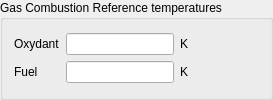
    <widget class="QGroupBox" name="groupBoxTempd3p">
     <property name="toolTip">
      <string>&lt;html&gt;&lt;head/&gt;&lt;body&gt;&lt;p&gt;&lt;span style=&quot; font-size:9pt;&quot;&gt;Define the reference temperatures of the oxydant and the fuel in Kelvin in case of Gas combustion.&lt;/span&gt;&lt;/p&gt;&lt;p&gt;&lt;span style=&quot; font-size:9pt;&quot;&gt;(code_saturne key words: &lt;/span&gt;&lt;span style=&quot; font-size:9pt; font-weight:600;&quot;&gt;TINFUE&lt;/span&gt;&lt;span style=&quot; font-size:9pt;&quot;&gt;, &lt;/span&gt;&lt;span style=&quot; font-size:9pt; font-weight:600;&quot;&gt;TINOXY&lt;/span&gt;&lt;span style=&quot; font-size:9pt;&quot;&gt;)&lt;/span&gt;&lt;/p&gt;&lt;/body&gt;&lt;/html&gt;</string>
     </property>
     <property name="title">
      <string>Gas Combustion Reference temperatures</string>
     </property>
     <layout class="QGridLayout" name="gridLayout_4">
      <item row="0" column="1">
       <spacer>
        <property name="orientation">
         <enum>Qt::Horizontal</enum>
        </property>
        <property name="sizeHint" stdset="0">
         <size>
          <width>71</width>
          <height>26</height>
         </size>
        </property>
       </spacer>
      </item>
      <item row="0" column="0">
       <layout class="QGridLayout" name="gridLayout_5">
        <item row="0" column="0" colspan="2">
         <widget class="QLabel" name="labelOxydant">
          <property name="toolTip">
           <string>&lt;html&gt;&lt;head/&gt;&lt;body&gt;&lt;p&gt;&lt;span style=&quot; font-size:9pt;&quot;&gt;Define the reference temperatures of the oxydant and the fuel in Kelvin in case of Gas combustion.&lt;/span&gt;&lt;/p&gt;&lt;p&gt;&lt;span style=&quot; font-size:9pt;&quot;&gt;(code_saturne key words: &lt;/span&gt;&lt;span style=&quot; font-size:9pt; font-weight:600;&quot;&gt;TINOXY&lt;/span&gt;&lt;span style=&quot; font-size:9pt;&quot;&gt;)&lt;/span&gt;&lt;/p&gt;&lt;/body&gt;&lt;/html&gt;</string>
          </property>
          <property name="text">
           <string>Oxydant</string>
          </property>
         </widget>
        </item>
        <item row="0" column="2">
         <widget class="QLineEdit" name="lineEditOxydant">
          <property name="toolTip">
           <string>&lt;html&gt;&lt;head/&gt;&lt;body&gt;&lt;p&gt;&lt;span style=&quot; font-size:9pt;&quot;&gt;Define the reference temperatures of the oxydant and the fuel in Kelvin in case of Gas combustion.&lt;/span&gt;&lt;/p&gt;&lt;p&gt;&lt;span style=&quot; font-size:9pt;&quot;&gt;(code_saturne key words: &lt;/span&gt;&lt;span style=&quot; font-size:9pt; font-weight:600;&quot;&gt;TINOXY&lt;/span&gt;&lt;span style=&quot; font-size:9pt;&quot;&gt;)&lt;/span&gt;&lt;/p&gt;&lt;/body&gt;&lt;/html&gt;</string>
          </property>
         </widget>
        </item>
        <item row="0" column="3">
         <widget class="QLabel" name="labelUnitT0_2">
          <property name="toolTip">
           <string>&lt;html&gt;&lt;head/&gt;&lt;body&gt;&lt;p&gt;&lt;span style=&quot; font-size:9pt;&quot;&gt;Define the reference temperatures of the oxydant and the fuel in Kelvin in case of Gas combustion.&lt;/span&gt;&lt;/p&gt;&lt;p&gt;&lt;span style=&quot; font-size:9pt;&quot;&gt;(code_saturne key words: &lt;/span&gt;&lt;span style=&quot; font-size:9pt; font-weight:600;&quot;&gt;TINOXY&lt;/span&gt;&lt;span style=&quot; font-size:9pt;&quot;&gt;)&lt;/span&gt;&lt;/p&gt;&lt;/body&gt;&lt;/html&gt;</string>
          </property>
          <property name="text">
           <string>K</string>
          </property>
         </widget>
        </item>
        <item row="1" column="0">
         <widget class="QLabel" name="labelTFuel">
          <property name="toolTip">
           <string>&lt;html&gt;&lt;head/&gt;&lt;body&gt;&lt;p&gt;&lt;span style=&quot; font-size:9pt;&quot;&gt;Define the reference temperature for the fuel in Kelvin in case of Gas combustion.&lt;/span&gt;&lt;/p&gt;&lt;p&gt;&lt;span style=&quot; font-size:9pt;&quot;&gt;(code_saturne key word: &lt;/span&gt;&lt;span style=&quot; font-size:9pt; font-weight:600;&quot;&gt;TINFUE&lt;/span&gt;&lt;span style=&quot; font-size:9pt;&quot;&gt;)&lt;/span&gt;&lt;/p&gt;&lt;/body&gt;&lt;/html&gt;</string>
          </property>
          <property name="text">
           <string>Fuel</string>
          </property>
         </widget>
        </item>
        <item row="1" column="1">
         <spacer>
          <property name="orientation">
           <enum>Qt::Horizontal</enum>
          </property>
          <property name="sizeHint" stdset="0">
           <size>
            <width>16</width>
            <height>20</height>
           </size>
          </property>
         </spacer>
        </item>
        <item row="1" column="2">
         <widget class="QLineEdit" name="lineEditFuel">
          <property name="toolTip">
           <string>&lt;html&gt;&lt;head/&gt;&lt;body&gt;&lt;p&gt;&lt;span style=&quot; font-size:9pt;&quot;&gt;Define the reference temperature for the fuel in Kelvin in case of Gas combustion.&lt;/span&gt;&lt;/p&gt;&lt;p&gt;&lt;span style=&quot; font-size:9pt;&quot;&gt;(code_saturne key word: &lt;/span&gt;&lt;span style=&quot; font-size:9pt; font-weight:600;&quot;&gt;TINFUE&lt;/span&gt;&lt;span style=&quot; font-size:9pt;&quot;&gt;)&lt;/span&gt;&lt;/p&gt;&lt;/body&gt;&lt;/html&gt;</string>
          </property>
         </widget>
        </item>
        <item row="1" column="3">
         <widget class="QLabel" name="labelUnitT0_3">
          <property name="toolTip">
           <string>&lt;html&gt;&lt;head/&gt;&lt;body&gt;&lt;p&gt;&lt;span style=&quot; font-size:9pt;&quot;&gt;Define the reference temperature for the fuel in Kelvin in case of Gas combustion.&lt;/span&gt;&lt;/p&gt;&lt;p&gt;&lt;span style=&quot; font-size:9pt;&quot;&gt;(code_saturne key word: &lt;/span&gt;&lt;span style=&quot; font-size:9pt; font-weight:600;&quot;&gt;TINFUE&lt;/span&gt;&lt;span style=&quot; font-size:9pt;&quot;&gt;)&lt;/span&gt;&lt;/p&gt;&lt;/body&gt;&lt;/html&gt;</string>
          </property>
          <property name="text">
           <string>K</string>
          </property>
         </widget>
        </item>
       </layout>
      </item>
     </layout>
    </widget>
